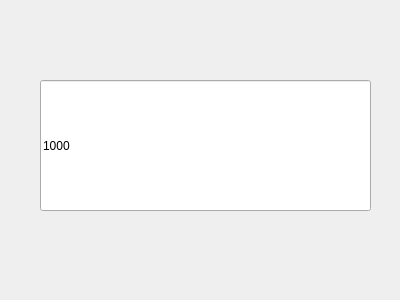
<?xml version="1.0" encoding="UTF-8"?>
<ui version="4.0">
 <class>Timer_3</class>
 <widget class="QDialog" name="Timer_3">
  <property name="geometry">
   <rect>
    <x>0</x>
    <y>0</y>
    <width>400</width>
    <height>300</height>
   </rect>
  </property>
  <property name="windowTitle">
   <string>Dialog</string>
  </property>
  <widget class="QLineEdit" name="Time">
   <property name="geometry">
    <rect>
     <x>40</x>
     <y>80</y>
     <width>331</width>
     <height>131</height>
    </rect>
   </property>
   <property name="text">
    <string>1000</string>
   </property>
   <property name="maxLength">
    <number>10000</number>
   </property>
   <property name="cursorPosition">
    <number>4</number>
   </property>
   <property name="cursorMoveStyle">
    <enum>Qt::LogicalMoveStyle</enum>
   </property>
  </widget>
 </widget>
 <resources/>
 <connections/>
</ui>
